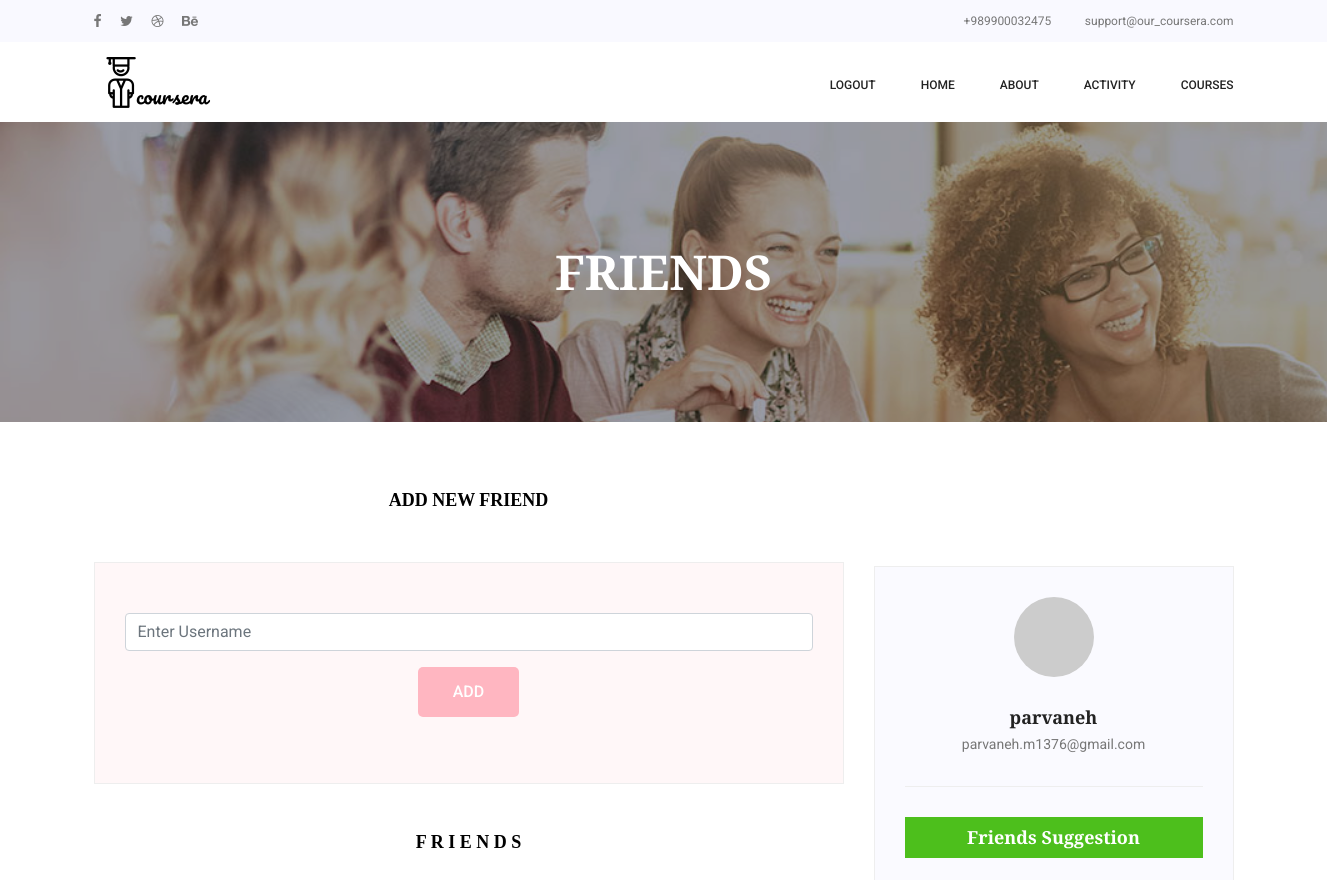
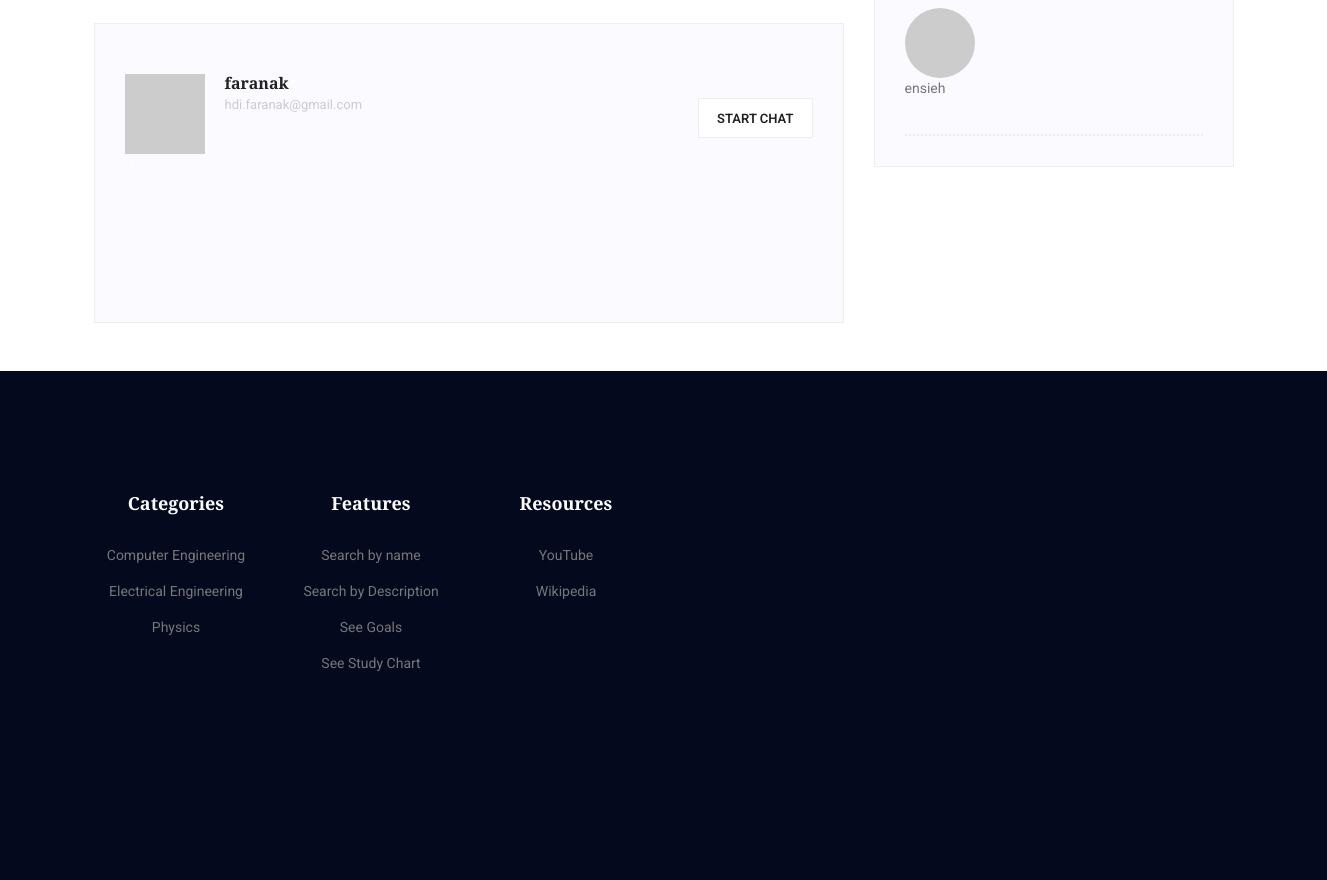
The app's page /friends (signed in) with its own data (2 pictures, top to bottom).
### app/models.py (models this page shows, shortened)
class User(UserMixin , db.Model):
    id = db.Column(db.Integer, primary_key=True)
    username = db.Column(db.String(64), index=True, unique=True)
    email = db.Column(db.String(120), index=True, unique=True)
    password_hash = db.Column(db.String(128))
    img_url = db.Column(db.String(140))
    friends = db.Column(db.String(140)) # we can split friend's ids with ',' to achieve user's friends
    enrollments = db.relationship('Enrollment', backref='related_user', lazy='dynamic')
    posts = db.relationship('Post', backref='user_for_post', lazy='dynamic')  #all posets that this user send or receive are here
    complete = db.Column(db.Boolean)
    firstName = db.Column(db.String(64), index=True)
    lastName = db.Column(db.String(64), index=True)
    university = db.Column(db.String(128))
    studyField = db.Column(db.String(128))
    bio = db.Column(db.String(140))
    def get_friend(self ):
        if self.friends is None :
            self.friends = ','
        frnds = self.friends.split(',')
        frnds.remove(frnds[len(frnds) - 1])
        int_frnds = []
        for f in frnds:
            if f is not "":
                int_frnds.append(int(f))
        return int_frnds  # return a list of user's friends's ids

### app/routes.py (the view, shortened to what this page needs)
@app.route('/friends' , methods=['GET', 'POST'])
@login_required
def allFriends():
    form = SendMassage_addFriend()
    state=''
    friends_list=[]
    friends_id= User.get_friend(current_user)
    for id in friends_id:
     friend=User.query.get(id)
     friends_list.append(friend)
    uni = current_user.university
    field = current_user.studyField
    suggested=[]
    if current_user.complete == True and uni!='university' and field!='studyField':
        users = User.query.all()
        for user in users:
            if user!=current_user and user not in friends_list:
                if user.complete==True and user.university==uni and user.studyField==field:
                    suggested.append(user)
    return render_template('landing_page/Friends.html', title='Friends' , Friends=friends_list, form=form , state=state , suggested=suggested)

### app/forms.py
class SendMassage_addFriend(FlaskForm):
    massage=TextAreaField('massage',validators=[DataRequired()])
    receiver=StringField('receiver',validators=[DataRequired()])
    addfriend=StringField('addfriend',validators=[DataRequired()])
    add = SubmitField('add')
    submit = SubmitField('Send')

### app/models.py (called while the page is built)
@login.user_loader
def load_user(id):
    return User.query.get(int(id))

### app/templates/landing_page/Friends.html (shortened to what this page needs)
<!doctype html>
<html lang="en">
    <head>
        <link rel="stylesheet" href="../static/assets/landing_page/css/bootstrap.css">
        <link rel="stylesheet" href="../static/assets/landing_page/vendors/linericon/style.css">
        <link rel="stylesheet" href="../static/assets/landing_page/css/font-awesome.min.css">
        <link rel="stylesheet" href="../static/assets/landing_page/vendors/owl-carousel/owl.carousel.min.css">
        <link rel="stylesheet" href="../static/assets/landing_page/vendors/lightbox/simpleLightbox.css">
        <link rel="stylesheet" href="../static/assets/landing_page/vendors/nice-select/css/nice-select.css">
        <link rel="stylesheet" href="../static/assets/landing_page/vendors/animate-css/animate.css">
        <link rel="stylesheet" href="../static/assets/landing_page/css/style.css">
        <link rel="stylesheet" href="../static/assets/landing_page/css/responsive.css">
    </head>
    <body>
        <header class="header_area">
           	<div class="top_menu row m0">
           		<div class="container">
					<div class="float-left">
						<ul class="list header_social">
							<li><a href="#"><i class="fa fa-facebook"></i></a></li>
							<li><a href="#"><i class="fa fa-twitter"></i></a></li>
							<li><a href="#"><i class="fa fa-dribbble"></i></a></li>
							<li><a href="#"><i class="fa fa-behance"></i></a></li>
						</ul>
					</div>
					<div class="float-right">
						<a class="dn_btn" href="tel:+989900032475">+989900032475</a>
						<a class="dn_btn" href="mailto:parvaneh.m1376@gmail.com">support@our_coursera.com</a>
					</div>
           		</div>
           	</div>
            <div class="main_menu">
            	<nav class="navbar navbar-expand-lg navbar-light">
					<div class="container">
						<a class="navbar-brand logo_h" href="{{ url_for('landing_page')}}"><img src="../static/assets/landing_page/img/icon/logo1.png" alt=""></a>
						<div class="collapse navbar-collapse offset" id="navbarSupportedContent">
							<ul class="nav navbar-nav menu_nav ml-auto">
								<li class="nav-item"><a class="nav-link" href="{{ url_for('logout')}}">Logout</a></li>
                                <li class="nav-item"><a class="nav-link" href="{{ url_for('landing_page')}}">Home</a></li>
								<li class="nav-item"><a class="nav-link" href="{{ url_for('about_us')}}">About</a></li>
                                <li class="nav-item"><a class="nav-link" href="{{ url_for('activity')}}">Activity</a></li>
								<li class="nav-item submenu dropdown">
									<a href="#" class="nav-link dropdown-toggle" data-toggle="dropdown" role="button" aria-haspopup="true" aria-expanded="false">Courses</a>
								</li>
							</ul>
						</div>
                        </div>
            	</nav>
            </div>
        </header>
             <section class="banner_area">
            <div class="banner_inner d-flex align-items-center">
            	<div class="overlay bg-parallax" data-stellar-ratio="0.9" data-stellar-vertical-offset="0" data-background="" ></div>
                <img class="overlay bg-parallax" src="../static/assets/landing_page/img/banner/Featured-Images-friend-1600x300.jpg">
				<div class="container">
					<div class="banner_content text-center">
						<h2>FRIENDS</h2>
					</div>
				</div>
            </div>
        </section>
          <section class="blog_area">
            <div class="container">
                <div class="row">
                    <div class="col-lg-8">
                        <div class="blog_details">
                        </div>
                        <br>
                        <br>
                          <h4 style="text-align:center;color:black;font-family:Comic Sans MS" ><strong>ADD NEW FRIEND</strong></h4>
                        <div class="comments-area " style="background-color:#fff7f8;">
                              <form action="" method="POST" novalidate>
                                <div class="form-group">
                                    <input type="text"  name="addfriend" class="form-control" id="subject" placeholder="Enter Username " onfocus="this.placeholder = ''" onblur="this.placeholder = 'Enter Username'"  >
                                </div>
                                <p style="text-align:center"> <button type="submit" name="add" class="primary-btn submit_btn" onlclick="myFunction()" style="background-color:#FFB6C1;border:none">ADD</button></p>
                            </form>
                        </div>
                        <br>
                        <br>
                          <h4 style="text-align:center;color:black;font-family:Comic Sans MS" ><strong> F R I E N D S </strong></h4>
                        <div class="comments-area " style="height: 300px;overflow-y:scroll;">
                              {% for friend in Friends %}
                                <div class=" justify-content-between d-flex ">
                                    <div class="user justify-content-between d-flex">
                                        <div class="thumb">
                                            <img src="{{friend.img_url}}" alt="">
                                        </div>
                                        <div class="desc">
                                            <h5 ><a href="friends/{{friend.username}}">{{friend.username}}</a></h5>
                                            <p class="date">{{friend.email}} </p>
                                        </div>
                                    </div>
                                    <div class="reply-btn">
                                        <br>
                                           <a href="friends/{{friend.username}}" class="btn-reply text-uppercase" style="height:40px;font-size:small;text-align:center" >Start Chat</a>
                                    </div>
                                </div>
                                    <div class="arrow">
                                        <a href="#"><span class="lnr text-white lnr-arrow-left"></span></a>
                                    </div>
                              {% endfor %}
                            </div>
                        <br>
                        <br>
                    </div>
                    <div class="col-lg-4">
                        <br>
                        <br>
                        <br>
                        <br>
                        <br>
                        <br>
                        <div class="blog_right_sidebar">
                            <aside class="single_sidebar_widget author_widget">
                                <img class="author_img rounded-circle" src={{current_user.img_url}} alt="">
                                <h4>{{current_user.username}}</h4>
                                <p>{{current_user.email}}</p>
                            </aside>
                                <div class="br"></div>
                            <aside class="single_sidebar_widget post_category_widget">
                                <h4 class="widget_title">Friends Suggestion</h4>
                                <ul class="list cat-list">
                                    {% for user in suggested %}
                                    <li>
                                        <form  method="POST" action="" >
                                            <img class="author_img rounded-circle" width="70" height="70" src={{user.img_url}} alt="">
                                            <a href="#" class="d-flex justify-content-between">
                                                <span>{{user.username}}</span>
                                            </a>
                                            <br>
                                        </form>
                                    </li>
                                    {% endfor %}
                                </ul>
                            </aside>
                        </div>
                    <br>
                    <br>
                    <br>
                    </div>
                </div>
            </div>
        </section>
        <footer class="footer-area p_120"style="text-align:center">
            <div class="container"style="text-align:center">
                <div class="row">
                    <div class="col-lg-2  col-md-6 col-sm-6" >
                        <div class="single-footer-widget tp_widgets" >
                           <h6 class="footer_title"style="text-align:center">Categories</h6>
                            <ul class="list">
                            	<li>Computer Engineering</li>
                            	<li>Electrical Engineering</li>
                            	<li>Physics</li>
                            </ul>
                        </div>
                    </div>
                    <div class="col-lg-2  col-md-6 col-sm-6">
                        <div class="single-footer-widget tp_widgets">
                           <h6 class="footer_title">Features</h6>
                            <ul class="list">
                            	<li>Search by name</li>
                            	<li>Search by Description</li>
                            	<li>See Goals</a></li>
                            	<li>See Study Chart</li>
                            </ul>
                        </div>
                    </div>
                    <div class="col-lg-2  col-md-6 col-sm-6">
                        <div class="single-footer-widget tp_widgets">
                           <h6 class="footer_title">Resources</h6>
                            <ul class="list">
                            	<li>YouTube</li>
                            	<li>Wikipedia</li>
                            </ul>
                        </div>
                    </div>
                </div>
                <div class="row footer-bottom d-flex justify-content-between align-items-center">
                </div>
            </div>
        </footer>
    </body>
</html>

### records on screen
User: username "faranak", email "hdi.faranak@gmail.com"
User: username "parvaneh", email "parvaneh.m1376@gmail.com"
User: username "ensieh"
